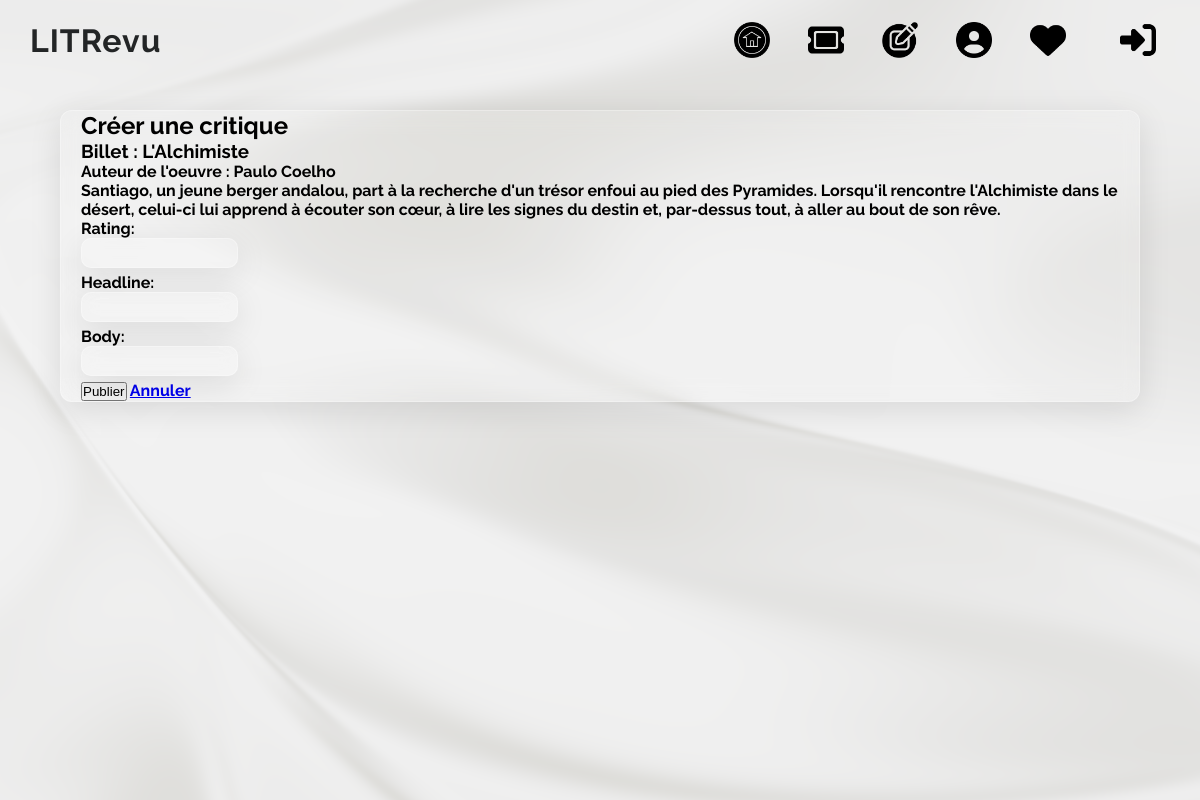
The page /review_answer/3/ (signed in) on the database its author committed.
### core/models.py (models this page shows)
class Ticket(models.Model):
    title = models.CharField(max_length=128)
    author = models.CharField(max_length=128)
    description = models.TextField(max_length=2048, blank=True)
    user = models.ForeignKey(
        to=settings.AUTH_USER_MODEL,
        on_delete=models.CASCADE,
        related_name='tickets'
    )
    image = models.ImageField(null=True, blank=True)
    time_created = models.DateTimeField(auto_now_add=True)

### core/views.py (the view, shortened to what this page needs)
# urls.py: path('review_answer/<int:pk>/', views.review_answer_view, name='review_answer'),
@login_required
def review_answer_view(request, pk):
    ticket = get_object_or_404(Ticket, pk=pk)
    form = ReviewForm()
    return render(request, 'review_answer.html', {'form': form, 'ticket': ticket})

### core/forms.py
class ReviewForm(ModelForm):
    class Meta:
        model = Review
        fields = ['rating', 'headline', 'body']

### templates/review_answer.html (shortened to what this page needs)
{% extends 'base.html' %}
{% block content %}
    <h2>Créer une critique</h2>
    <div>
        <h3>Billet : {{ ticket.title }}</h3>
        <p>Auteur de l'oeuvre : {{ ticket.author }}</p>
        <p>{{ ticket.description }}</p>
    </div>
    <form method="post">
        {{ form.as_p }}
        <button type="submit">Publier</button>
        <a href="{% url 'home' %}">Annuler</a>
    </form>
{% endblock content %}

### static/css/style.css (style rules this page uses)
* { margin: 0; padding: 0; box-sizing: border-box; }
body { font-family: 'Raleway', sans-serif; background: linear-gradient(270deg, #EAEAEA, #DBDBDB, #F2F2F2, #ADA996, #EAEAEA); background-size: 300% 300%; animation : gradientbg 5s linear infinite; }
input { font-family: 'Raleway', sans-serif; font-weight: 700; margin-bottom: 5px; color: #232526; display: block; align-items: center; justify-content: center; text-align: center; background-color: rgba(255, 255, 255, 0.1); backdrop-filter: blur(10px); border: 1px solid rgba(255, 255, 255, 0.3); box-shadow: 0 8px 32px rgba(0, 0, 0, 0.1); height: 30px; border-radius: 10px; }

### rows shown on the page
Ticket: title "L'Alchimiste", author "Paulo Coelho", description "Santiago, un jeune berger andalou, part à la recherche d'un trésor enfoui au pied des Pyramides. Lorsqu'il rencontre l'Alchimiste dans le désert, celui-ci lui apprend à écouter son cœur, à lire les signes du destin et, par-dessus tout, à aller au bout de son rêve."
